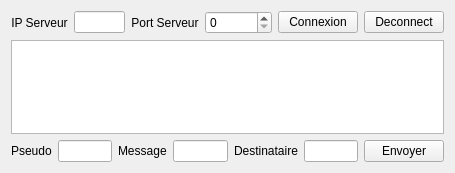
<?xml version="1.0" encoding="UTF-8"?>
<ui version="4.0">
 <class>ClientGui</class>
 <widget class="QWidget" name="ClientGui">
  <property name="geometry">
   <rect>
    <x>0</x>
    <y>0</y>
    <width>455</width>
    <height>173</height>
   </rect>
  </property>
  <property name="windowTitle">
   <string>ClientGui</string>
  </property>
  <layout class="QVBoxLayout" name="verticalLayout">
   <item>
    <layout class="QHBoxLayout" name="horizontalLayout_2">
     <item>
      <layout class="QHBoxLayout" name="horizontalLayout">
       <item>
        <widget class="QLabel" name="label">
         <property name="text">
          <string>IP Serveur</string>
         </property>
         <property name="alignment">
          <set>Qt::AlignCenter</set>
         </property>
        </widget>
       </item>
       <item>
        <widget class="QLineEdit" name="IPServeur"/>
       </item>
       <item>
        <widget class="QLabel" name="label_2">
         <property name="text">
          <string>Port Serveur</string>
         </property>
         <property name="alignment">
          <set>Qt::AlignCenter</set>
         </property>
        </widget>
       </item>
       <item>
        <widget class="QSpinBox" name="port">
         <property name="maximum">
          <number>99999999</number>
         </property>
        </widget>
       </item>
       <item>
        <widget class="QPushButton" name="connexionBtn">
         <property name="text">
          <string>Connexion</string>
         </property>
        </widget>
       </item>
      </layout>
     </item>
     <item>
      <widget class="QPushButton" name="DeconnectBtn">
       <property name="text">
        <string>Deconnect</string>
       </property>
      </widget>
     </item>
    </layout>
   </item>
   <item>
    <widget class="QTextEdit" name="ReponseMsg"/>
   </item>
   <item>
    <layout class="QHBoxLayout" name="horizontalLayout_3">
     <item>
      <widget class="QLabel" name="label_3">
       <property name="text">
        <string>Pseudo</string>
       </property>
      </widget>
     </item>
     <item>
      <widget class="QLineEdit" name="pseudo"/>
     </item>
     <item>
      <widget class="QLabel" name="label_4">
       <property name="text">
        <string>Message</string>
       </property>
      </widget>
     </item>
     <item>
      <widget class="QLineEdit" name="msg"/>
     </item>
     <item>
      <widget class="QLabel" name="label_5">
       <property name="text">
        <string>Destinataire</string>
       </property>
      </widget>
     </item>
     <item>
      <widget class="QLineEdit" name="Destinateur"/>
     </item>
     <item>
      <widget class="QPushButton" name="Envoyer">
       <property name="text">
        <string>Envoyer</string>
       </property>
      </widget>
     </item>
    </layout>
   </item>
  </layout>
 </widget>
 <resources/>
 <connections/>
</ui>
